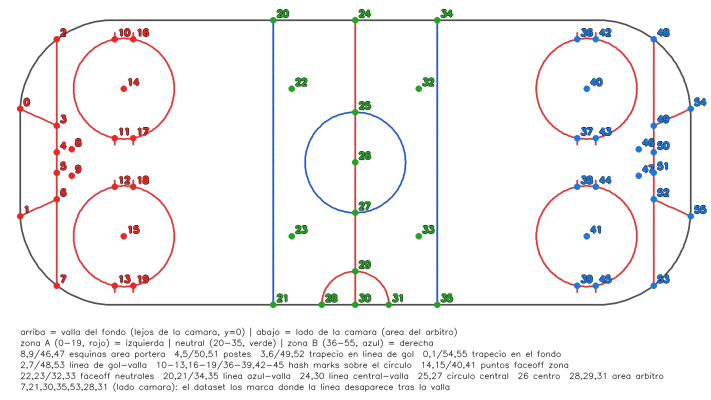
#> input picture rink_keypoints_map.png, 1421 x 799 px, given in place of clip2.mp4, which was not available (shown at 1/2 size)
$ python field_ycbcr_zones.py
#> lines starting #> are read from the running program, lines starting #| are printed output that depends on the picture; after the words box and inside, x2 and y2 are one past the last pixel; in counts of white or black regions, pixels touching at a corner belong together; pictures that were not available may be replaced by others from this repository, and a replacement may not be noted
"""Deteccion de zonas del campo, hibrido HSV + YCbCr (variante de field_hsv_zones.py).

  - Hielo: igual que en la version HSV (S<=s_ice_max & V>=v_ice_min), porque
    en la practica segmenta mucho mejor el hielo que el criterio de
    crominancia neutra de YCbCr.
  - Rojo/azul: con crominancia YCbCr en vez de hue.
    Cr = "rojez" del pixel (resta lineal fija, sin dividir por nada -> no se
    dispara de ruido en zonas oscuras como pasaba con S de HSV) y Cb =
    "azulez". Como no hay "rueda" de hue, no hace falta banda de
    arriba/abajo: basta un umbral simple "Cr >= umbral" / "Cb >= umbral".
  - Estructuras rojas/azules: ademas de superar su umbral de crominancia,
    deben caer FUERA de la mascara de hielo (S alta o V baja), igual que en
    la version HSV.

Uso:
  python field_ycbcr_zones.py --video clip2.mp4
"""
import argparse

import cv2
import numpy as np
import matplotlib.pyplot as plt
from matplotlib.widgets import Slider, CheckButtons

parser = argparse.ArgumentParser()
parser.add_argument("--video", default="clip2.mp4")
args = parser.parse_args()

cap = cv2.VideoCapture(args.video)
if not cap.isOpened():
    raise IOError(f"no se pudo abrir el video {args.video}")
n_frames = int(cap.get(cv2.CAP_PROP_FRAME_COUNT))

estado = {
    "frame": 0,
    "s_ice_max": 50,        # hielo: saturacion (HSV) <= esto
    "v_ice_min": 140,       # hielo: value (HSV) >= esto
    "cr_min": 150,          # rojo: Cr >= esto
    "cb_min": 150,          # azul: Cb >= esto
    "y_struct_min": 60,     # rojo/azul: Y dentro de [min, max]
    "y_struct_max": 255,
    "limpiar": False,       # apertura+cierre morfologico para quitar ruido suelto
}

_cache = {"idx": None, "bgr": None}


def get_frame_bgr(idx):
    if _cache["idx"] == idx:
        return _cache["bgr"]
    cap.set(cv2.CAP_PROP_POS_FRAMES, idx)
    ret, frame = cap.read()
    if not ret:
        return None
    frame = cv2.resize(frame, (0, 0), fx=0.5, fy=0.5, interpolation=cv2.INTER_AREA)
    _cache["idx"], _cache["bgr"] = idx, frame
    return frame


_kernel = np.ones((3, 3), np.uint8)


# [4 lines left out: function limpiar_mask, not called in this run]


def calcular_mascaras(bgr):
    _, s, v = cv2.split(cv2.cvtColor(bgr, cv2.COLOR_BGR2HSV))
    y, cr, cb = cv2.split(cv2.cvtColor(bgr, cv2.COLOR_BGR2YCrCb))

    hielo = (s <= estado["s_ice_max"]) & (v >= estado["v_ice_min"])
    no_hielo = ~hielo   # opuesto literal a la mascara de hielo

    y_rango = (y >= estado["y_struct_min"]) & (y <= estado["y_struct_max"])
    rojo = (cr >= estado["cr_min"]) & y_rango & no_hielo
    azul = (cb >= estado["cb_min"]) & y_rango & no_hielo

    hielo = (hielo.astype(np.uint8)) * 255
    rojo = (rojo.astype(np.uint8)) * 255
    azul = (azul.astype(np.uint8)) * 255

    if estado["limpiar"]:
        hielo = limpiar_mask(hielo)
        rojo = limpiar_mask(rojo)
        azul = limpiar_mask(azul)

    return hielo, rojo, azul


def overlay_rgb(bgr, hielo, rojo, azul):
    rgb = cv2.cvtColor(bgr, cv2.COLOR_BGR2RGB).astype(np.float32)
    out = rgb.copy()
    out[hielo > 0] = out[hielo > 0] * 0.5 + np.array([255.0, 255.0, 255.0]) * 0.5
    out[rojo > 0] = (255.0, 0.0, 255.0)   # magenta
    out[azul > 0] = (0.0, 255.0, 255.0)   # cian
    return np.clip(out, 0, 255).astype(np.uint8)


# ======================= FIGURA =======================
fig = plt.figure(figsize=(15, 9))
try:
    fig.canvas.manager.set_window_title("Zonas del campo por YCbCr (hielo / rojo / azul)")
except Exception:
    pass

ax_orig = fig.add_axes((0.03, 0.68, 0.28, 0.29))
ax_overlay = fig.add_axes((0.36, 0.68, 0.28, 0.29))
ax_hielo = fig.add_axes((0.69, 0.68, 0.28, 0.29))
ax_rojo = fig.add_axes((0.03, 0.37, 0.28, 0.29))
ax_azul = fig.add_axes((0.36, 0.37, 0.28, 0.29))
ax_comb = fig.add_axes((0.69, 0.37, 0.28, 0.29))

for a, titulo in ((ax_orig, "original"), (ax_overlay, "overlay (hielo+rojo+azul)"),
                  (ax_hielo, "mascara hielo"), (ax_rojo, "mascara rojo"),
                  (ax_azul, "mascara azul"), (ax_comb, "rojo+azul (sin hielo)")):
    a.axis("off")
    a.set_title(titulo, fontsize=9)

im_orig = ax_orig.imshow(np.zeros((2, 2, 3), np.uint8))
im_overlay = ax_overlay.imshow(np.zeros((2, 2, 3), np.uint8))
im_hielo = ax_hielo.imshow(np.zeros((2, 2), np.uint8), cmap="gray", vmin=0, vmax=255)
im_rojo = ax_rojo.imshow(np.zeros((2, 2), np.uint8), cmap="gray", vmin=0, vmax=255)
im_azul = ax_azul.imshow(np.zeros((2, 2), np.uint8), cmap="gray", vmin=0, vmax=255)
im_comb = ax_comb.imshow(np.zeros((2, 2, 3), np.uint8))

# --- sliders ---
slider_specs = [
    ("frame", "frame", 0, max(n_frames - 1, 1), 1),
    ("s_ice_max", "hielo S<=", 0, 255, 1),
    ("v_ice_min", "hielo V>=", 0, 255, 1),
    ("cr_min", "rojo Cr>=", 128, 255, 1),
    ("cb_min", "azul Cb>=", 128, 255, 1),
    ("y_struct_min", "rojo/azul Y>=", 0, 255, 1),
    ("y_struct_max", "rojo/azul Y<=", 0, 255, 1),
]
sliders = {}
y0 = 0.30
for i, (clave, label, vmin, vmax, step) in enumerate(slider_specs):
    ax_s = fig.add_axes((0.08, y0 - i * 0.032, 0.55, 0.02))
    sliders[clave] = Slider(ax_s, label, vmin, vmax, valinit=estado[clave], valstep=step)

ax_check = fig.add_axes((0.72, 0.02, 0.15, 0.06))
check = CheckButtons(ax_check, ["limpiar (morf.)"], [estado["limpiar"]])

legend_text = fig.text(0.65, 0.36, "", fontsize=7.5, family="monospace", va="top")
info_text = fig.text(0.65, 0.20, "clic sobre una imagen para inspeccionar S/V/Y/Cr/Cb",
                      fontsize=7.5, family="monospace", va="top")


def _ok(b):
    return "OK" if b else "no"


def texto_condiciones():
    return (
        "condiciones actuales:\n"
        f"hielo: S<={estado['s_ice_max']}  &  V>={estado['v_ice_min']}\n"
        f"rojo : Cr>={estado['cr_min']}  &  Y en [{estado['y_struct_min']},{estado['y_struct_max']}]"
        f"  &  NOT-hielo (S>{estado['s_ice_max']} o V<{estado['v_ice_min']})\n"
        f"azul : Cb>={estado['cb_min']}  &  Y en [{estado['y_struct_min']},{estado['y_struct_max']}]"
        f"  &  NOT-hielo (S>{estado['s_ice_max']} o V<{estado['v_ice_min']})"
    )


def redibujar():
    frame = get_frame_bgr(estado["frame"])
    if frame is None:
        return
    hielo, rojo, azul = calcular_mascaras(frame)
    overlay = overlay_rgb(frame, hielo, rojo, azul)
    combinado = overlay_rgb(frame, np.zeros_like(hielo), rojo, azul)

    for im, img, ax in (
        (im_orig, cv2.cvtColor(frame, cv2.COLOR_BGR2RGB), ax_orig),
        (im_overlay, overlay, ax_overlay),
        (im_hielo, hielo, ax_hielo),
        (im_rojo, rojo, ax_rojo),
        (im_azul, azul, ax_azul),
        (im_comb, combinado, ax_comb),
    ):
        im.set_data(img)
        im.set_extent((0, img.shape[1], img.shape[0], 0))

    total = hielo.size
    pct_hielo = 100.0 * np.count_nonzero(hielo) / total
    pct_rojo = 100.0 * np.count_nonzero(rojo) / total
    pct_azul = 100.0 * np.count_nonzero(azul) / total
    fig.suptitle(
        f'frame {estado["frame"]} / {n_frames - 1}   '
        f'hielo {pct_hielo:5.1f}%   rojo {pct_rojo:5.1f}%   azul {pct_azul:5.1f}%'
    )
    legend_text.set_text(texto_condiciones())
    fig.canvas.draw_idle()


def on_slider(clave):
    def _cb(v):
        estado[clave] = int(v)
        redibujar()
    return _cb


for clave, slider in sliders.items():
    slider.on_changed(on_slider(clave))


def on_check(_label):
    estado["limpiar"] = not estado["limpiar"]
    redibujar()


check.on_clicked(on_check)


# [44 lines left out: functions on_key, on_click, not called in this run]


fig.canvas.mpl_connect("key_press_event", on_key)
fig.canvas.mpl_connect("button_press_event", on_click)

redibujar()
#> in get_frame_bgr, frame is the input picture: shape (799, 1421, 3); mean B, G, R 243.9, 243.3, 244.9
#> in calcular_mascaras, `y, cr, cb = cv2.split(cv2.cvtColor(bgr, cv2.COLOR_BGR2YCrCb))`:
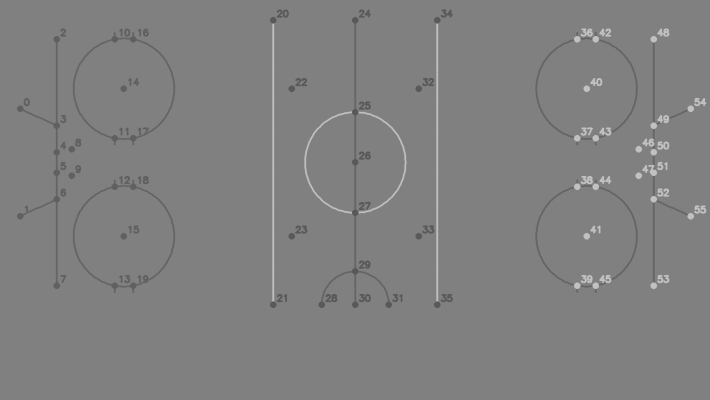
#> cb: shape (400, 710); min 89, max 193, mean 128
#> in calcular_mascaras, `hielo = (s <= estado["s_ice_max"]) & (v >= estado["v_ice_min"])`:
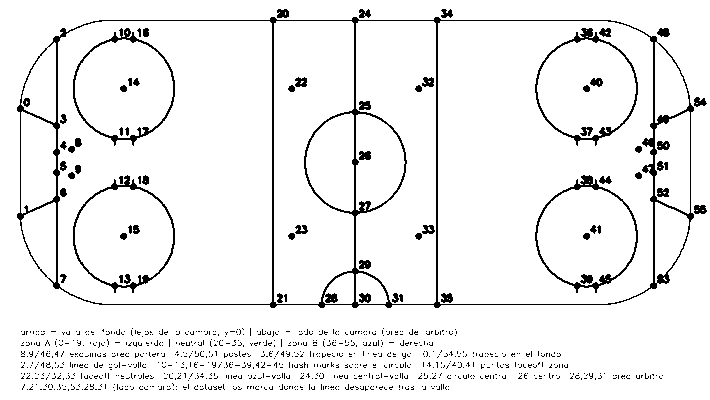
#> hielo: shape (400, 710) bool; 93.9% white; black in thin lines or dots
#> in calcular_mascaras, `no_hielo = ~hielo`: no_hielo: shape (400, 710) bool; 6.1% white in thin lines or dots
#> in calcular_mascaras, `y_rango = (y >= estado["y_struct_min"]) & (y <= estado["y_struct_max"])`:
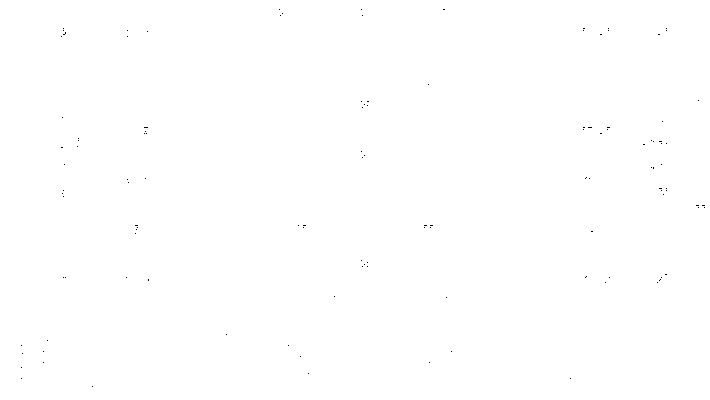
#> y_rango: shape (400, 710) bool; 99.9% white; black in thin lines or dots
#> in calcular_mascaras, `rojo = (cr >= estado["cr_min"]) & y_rango & no_hielo`:
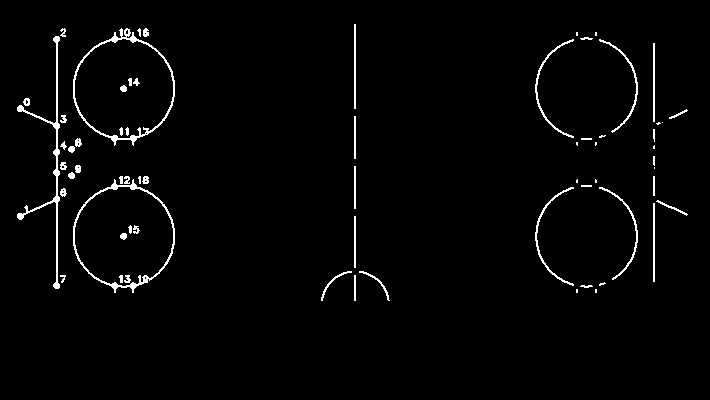
#> rojo: shape (400, 710) bool; 2.1% white in thin lines or dots, all inside (x1, y1, x2, y2) = (17, 24, 688, 301)
#> in calcular_mascaras, `azul = (cb >= estado["cb_min"]) & y_rango & no_hielo`:
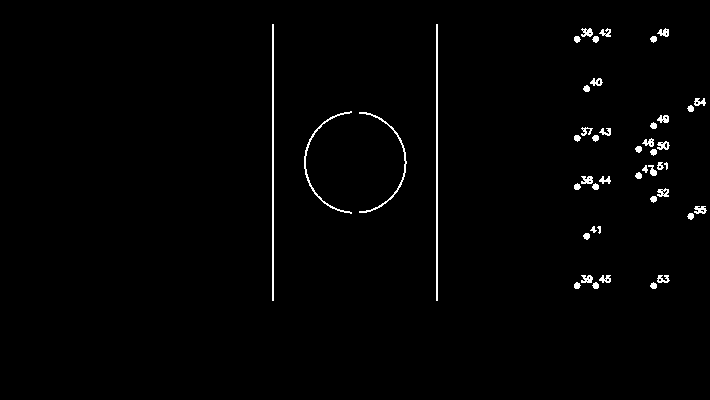
#> azul: shape (400, 710) bool; 1.3% white in thin lines or dots, all inside (x1, y1, x2, y2) = (272, 24, 707, 301)
#> in calcular_mascaras, `hielo = (hielo.astype(np.uint8)) * 255`: hielo: shape (400, 710); 93.9% white; black in thin lines or dots
#> in overlay_rgb (call 2), `out[azul > 0] = (0.0, 255.0, 255.0)`:
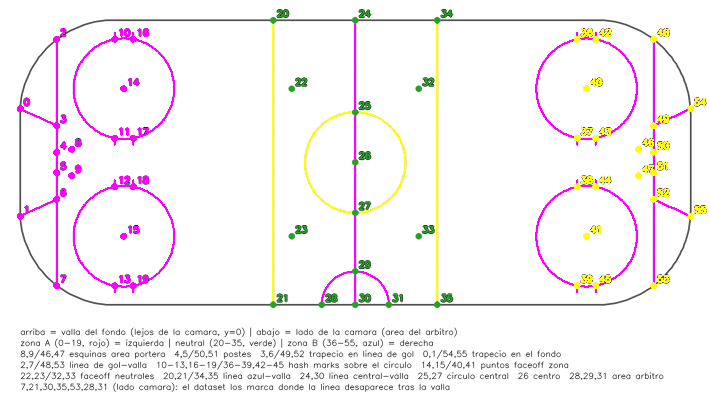
#> out: shape (400, 710, 3) float32; mean B, G, R 245.6, 243.9, 248.8
#> the loop in redibujar, `for im, img, ax in ( (im_orig, cv2.cvtColor(frame, cv2.COLOR_BGR2RGB),..` made 6 passes
#> in redibujar, `pct_hielo = 100.0 * np.count_nonzero(hielo) / total`: pct_hielo = 93.92
#> in redibujar, `pct_rojo = 100.0 * np.count_nonzero(rojo) / total`: pct_rojo = 2.12
#> in redibujar, `pct_azul = 100.0 * np.count_nonzero(azul) / total`: pct_azul = 1.29
plt.show()
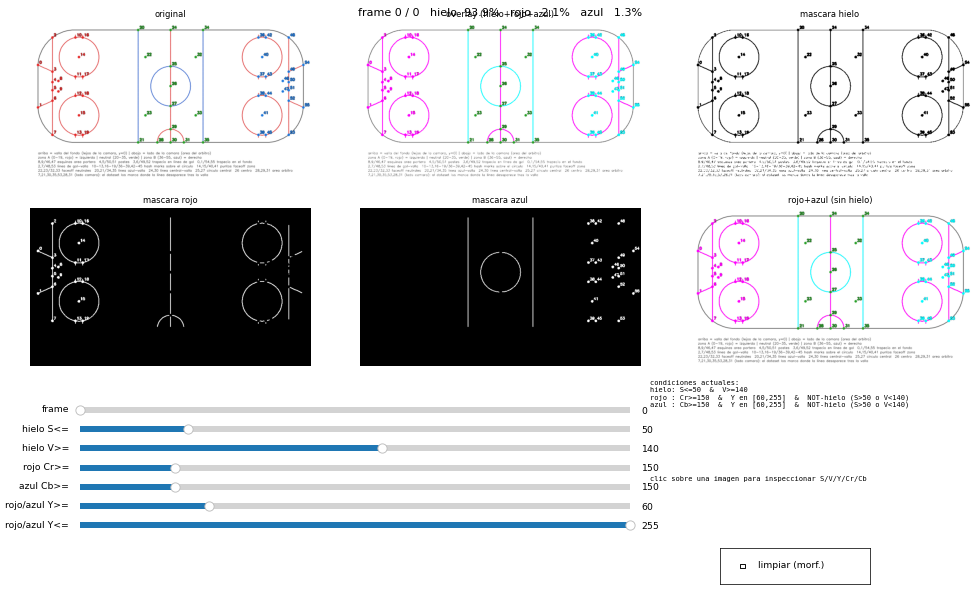
#> figure drawn by matplotlib, 14 panels
cap.release()
